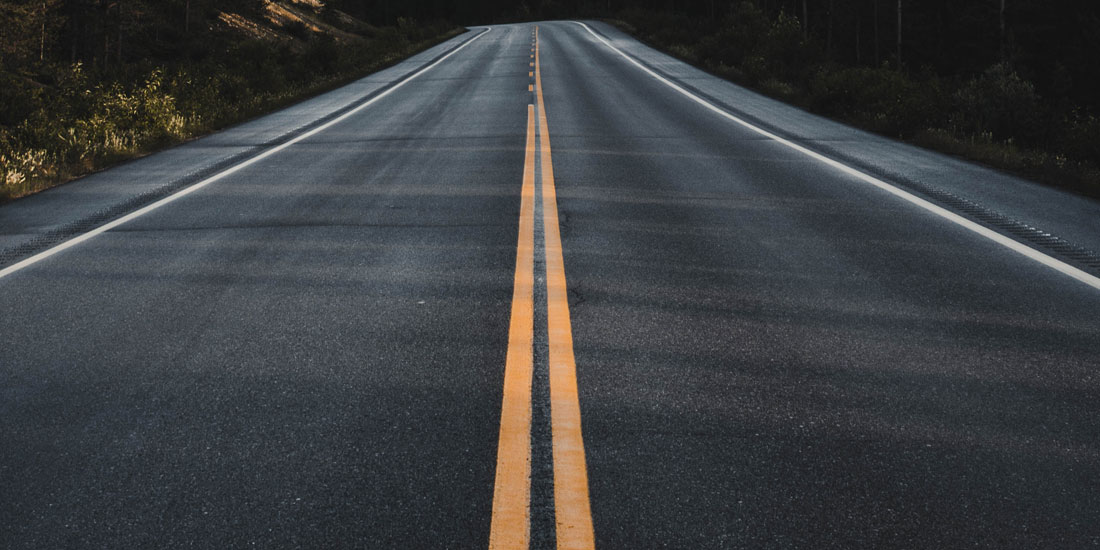
#> input picture photos/road1.jpg, 1100 x 550 px, found by its file name
$ python road_line1.py
#> lines starting #> are read from the running program, lines starting #| are printed output that depends on the picture; after the words box and inside, x2 and y2 are one past the last pixel; in counts of white or black regions, pixels touching at a corner belong together
import cv2 as cv
import numpy as np
from matplotlib import pyplot as plt

#function that get roi
def ROI_func(image , vertices) :
    #get mask image with blank all data as original
    mask = np.zeros_like(image)
    #get color channels
    channel_counter = image.shape[2]
    #mask_color_channel
    mask_color_channel = (255,) * channel_counter
    #fill blank in ROI region with only colors
    im = cv.fillPoly(mask , vertices , mask_color_channel)
    # cv.imshow('im' , im)
    #now mask fill with original image
    masked_img = cv.bitwise_and(img , mask)

    return masked_img

#read image
img = cv.imread(r'C:\Users\amora\OneDrive\Documents\Visual Studio Code\Course_Imageproccesing2\photos\road1.jpg')
#> img is the input picture: shape (550, 1100, 3); mean B, G, R 64.8, 62.6, 60.3

width  = img.shape[1]
#> width = 1100
height = img.shape[0]
#> height = 550

#roi_vertices
ROI_vertices = [
    (0,200),
    (width/2 , 15),
    (width , 200)
]
#> ROI_vertices = [(0, 200), (550, 15), (1100, 200)]

#now pass image to function
cropped_img =  ROI_func(img , np.array( [ROI_vertices] , np.int32))
#> in ROI_func, `im = cv.fillPoly(mask , vertices , mask_color_channel)`:
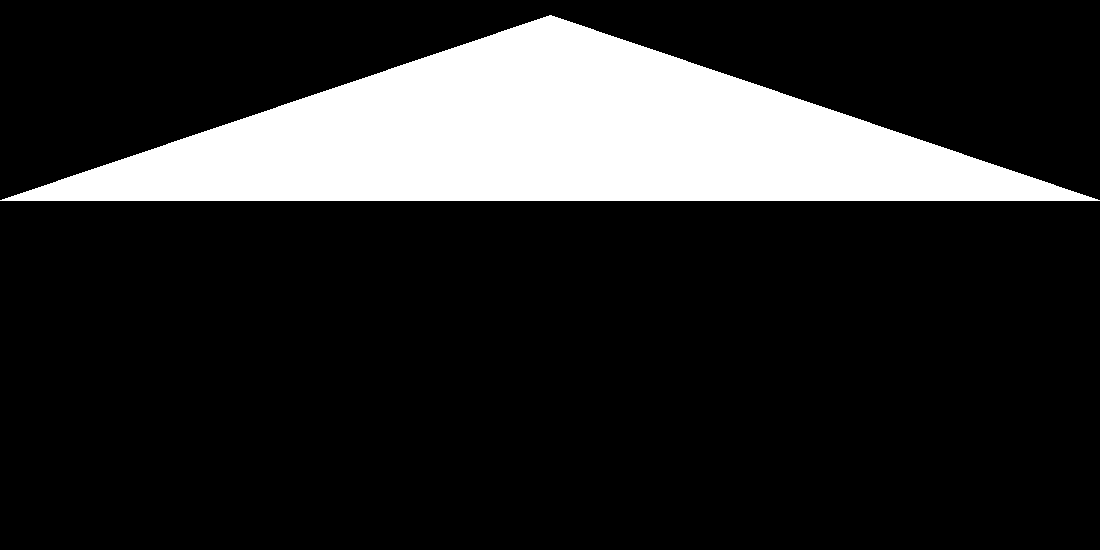
#> im: shape (550, 1100, 3); 17% white; 1 white region, box (x1, y1, x2, y2) and area: (0, 15, 1100, 201) 102755
#> in ROI_func, `masked_img = cv.bitwise_and(img , mask)`:
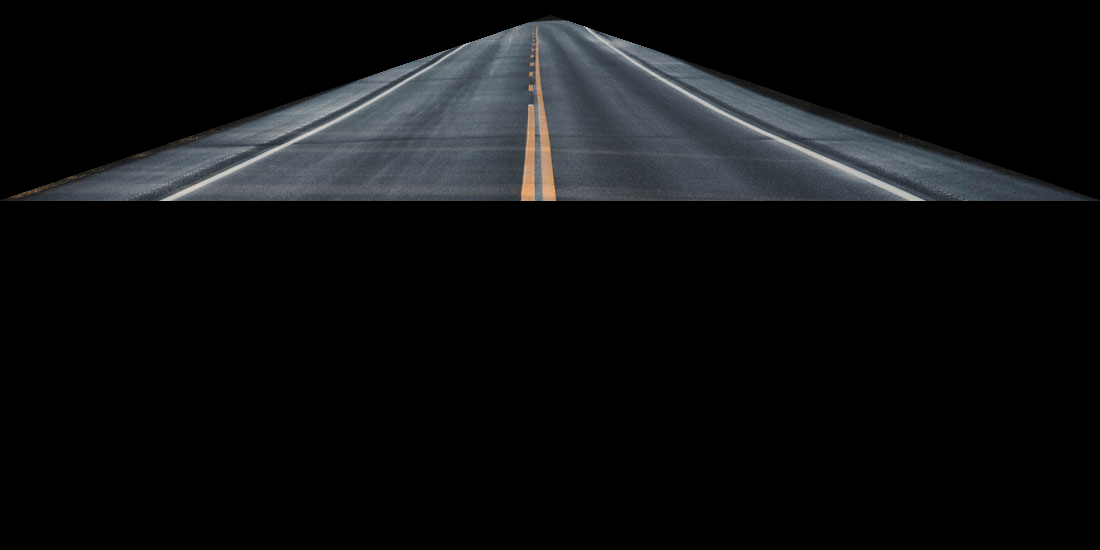
#> masked_img: shape (550, 1100, 3); mean B, G, R 16.2, 15.1, 13.9

#show image
cv.imshow('image' , cropped_img)

cv.waitKey(0)
cv.destroyAllWindows()

$ run again, with photos/road2.jpg copied over photos/road1.jpg
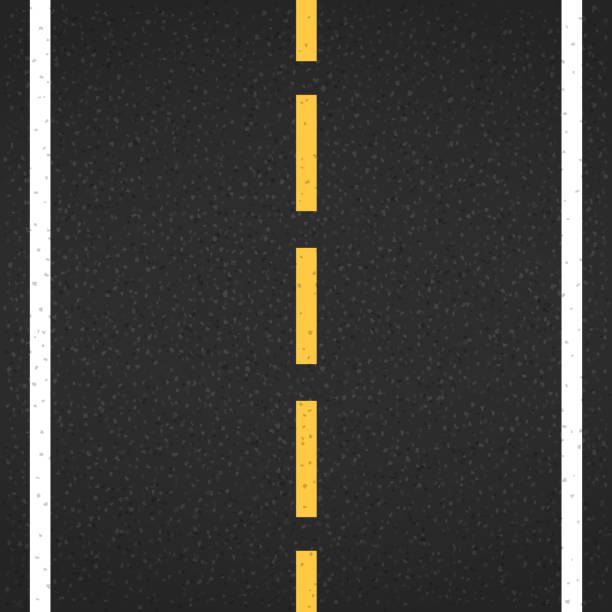
#> input picture photos/road2.jpg, 612 x 612 px, found by its file name
#> img is the input picture: shape (612, 612, 3); mean B, G, R 58.1, 61.5, 62.9
#> in ROI_func, `im = cv.fillPoly(mask , vertices , mask_color_channel)`:
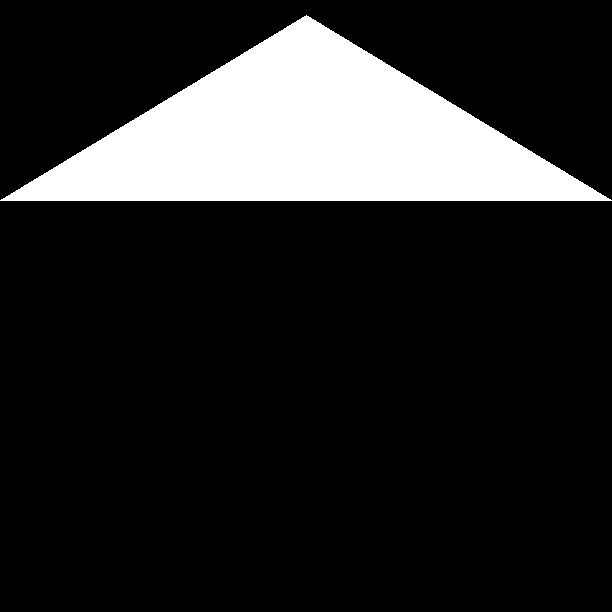
#> im: shape (612, 612, 3); 15.3% white; 1 white region, box (x1, y1, x2, y2) and area: (0, 15, 612, 201) 57129
#> in ROI_func, `masked_img = cv.bitwise_and(img , mask)`:
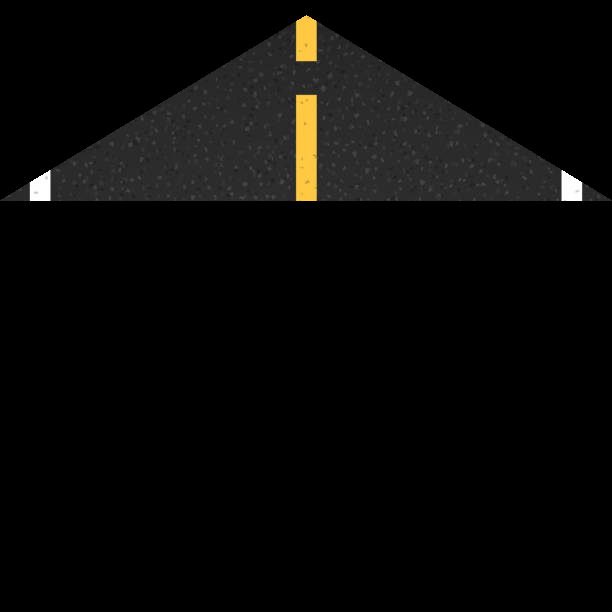
#> masked_img: shape (612, 612, 3); mean B, G, R 7.5, 8.6, 9
